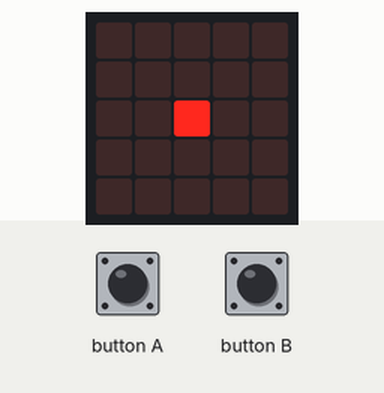
This program was run on a simulated BBC micro:bit running MicroPython. On the bench: the board's 5×5 LED display. The test bench sets the inputs (shaded band).

Above: at 1.2 s.
1.3 s: button A pressed for 0.15 s
At 2.3 s:
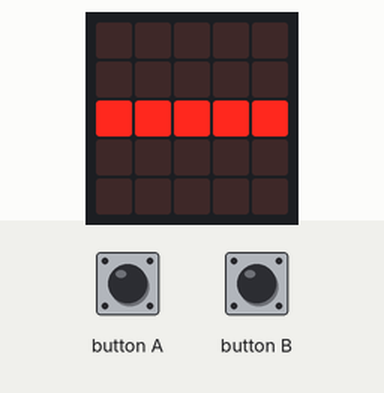
2.9 s: button B pressed for 0.15 s
At 4.0 s:
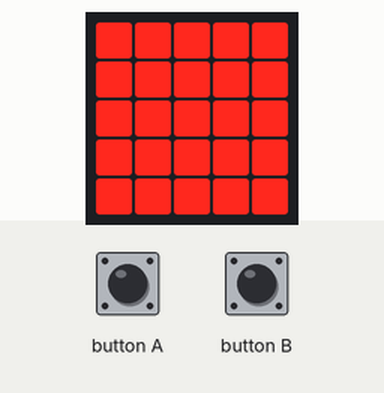
6.0 s: button B pressed for 1 s
At 6.5 s:
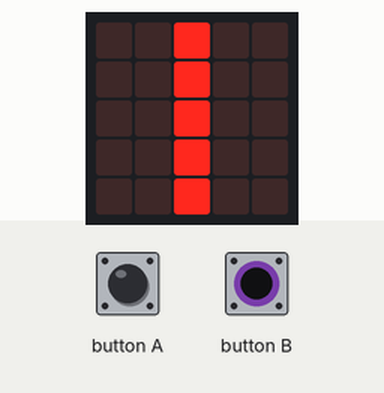
8.5 s: button A pressed for 1 s
At 8.58 s:
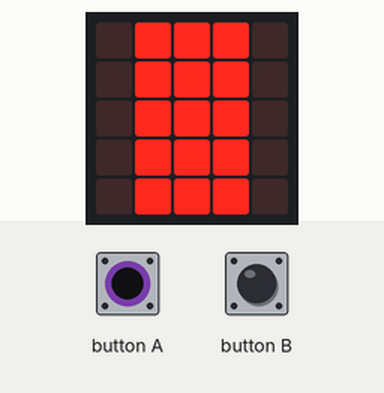
11.0 s: button A pressed for 3.2 s
At 11.08 s:
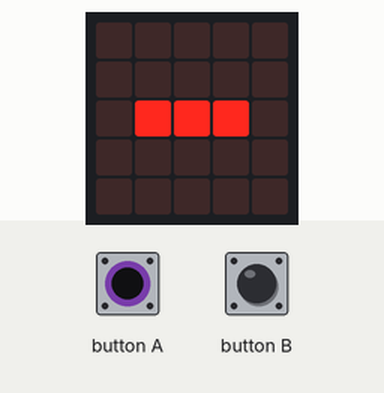
15.7 s: button B pressed for 3.2 s
At 15.81 s:
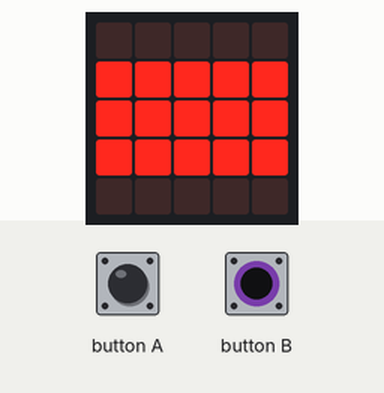
Timing chart, 0 to 18.7 s (numbered marks = the images above; inputs shaded):
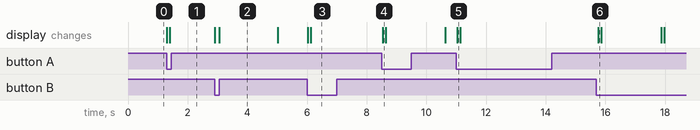

The program:

ex04_allumez.py
```python
from microbit import *

largeur_ligne = 0
largeur_colonne = 0

while True:
    if button_a.is_pressed() and largeur_colonne<2:
        largeur_colonne += 1
    if button_b.is_pressed() and largeur_ligne<2:
        largeur_ligne += 1

    for i in range(2-largeur_colonne, 2+largeur_colonne+1):
            for j in range(2-largeur_ligne, 2+largeur_ligne+1):
                display.set_pixel(i, j, 9)
    sleep(100)

    if largeur_colonne == 2 and largeur_ligne == 2:
        sleep(1900)
        # réinitialisation
        largeur_ligne = 0
        largeur_colonne = 0
        display.clear()
```

Measured:
- after the input at 1.3 s, the display: first changes at once (image 1 shows a later state)
- after the input at 2.9 s, the display: first changes at once (image 2 shows a later state)
- after the input at 6.0 s, the display: first changes at once (image 3 shows a later state)
- after the input at 8.5 s, the display: changes at once (image 4)
- after the input at 11.0 s, the display: changes at once (image 5)
- after the input at 15.7 s, the display: changes after 0.06 s (image 6)
- what the display in image 2 shows lasts 1.9 s, from 3.1 s to 5.0 s
